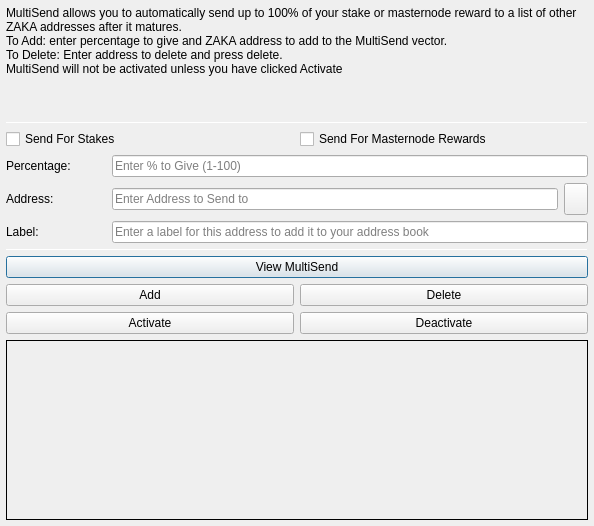
<?xml version="1.0" encoding="UTF-8"?>
<ui version="4.0">
 <class>MultiSendDialog</class>
 <widget class="QDialog" name="MultiSendDialog">
  <property name="windowModality">
   <enum>Qt::NonModal</enum>
  </property>
  <property name="geometry">
   <rect>
    <x>0</x>
    <y>0</y>
    <width>594</width>
    <height>526</height>
   </rect>
  </property>
  <property name="windowTitle">
   <string>MultiSend</string>
  </property>
  <layout class="QVBoxLayout" name="verticalLayout" stretch="0">
   <property name="leftMargin">
    <number>6</number>
   </property>
   <property name="topMargin">
    <number>6</number>
   </property>
   <property name="rightMargin">
    <number>6</number>
   </property>
   <property name="bottomMargin">
    <number>6</number>
   </property>
   <item>
    <layout class="QVBoxLayout" name="verticalLayout_Main" stretch="1,1,1,0,1,1,1">
     <item>
      <widget class="QLabel" name="label_2">
       <property name="lineWidth">
        <number>1</number>
       </property>
       <property name="text">
        <string>MultiSend allows you to automatically send up to 100% of your stake or masternode reward to a list of other ZAKA addresses after it matures.
To Add: enter percentage to give and ZAKA address to add to the MultiSend vector.
To Delete: Enter address to delete and press delete.
MultiSend will not be activated unless you have clicked Activate</string>
       </property>
       <property name="alignment">
        <set>Qt::AlignLeading|Qt::AlignLeft|Qt::AlignTop</set>
       </property>
       <property name="wordWrap">
        <bool>true</bool>
       </property>
      </widget>
     </item>
     <item>
      <widget class="Line" name="line">
       <property name="minimumSize">
        <size>
         <width>0</width>
         <height>1</height>
        </size>
       </property>
       <property name="maximumSize">
        <size>
         <width>16777215</width>
         <height>1</height>
        </size>
       </property>
       <property name="orientation">
        <enum>Qt::Horizontal</enum>
       </property>
      </widget>
     </item>
     <item>
      <layout class="QVBoxLayout" name="verticalLayout_Settings">
       <item>
        <layout class="QHBoxLayout" name="horizontalLayout">
         <item>
          <widget class="QCheckBox" name="multiSendStakeCheckBox">
           <property name="text">
            <string>Send For Stakes</string>
           </property>
          </widget>
         </item>
         <item>
          <widget class="QCheckBox" name="multiSendMasternodeCheckBox">
           <property name="text">
            <string>Send For Masternode Rewards</string>
           </property>
          </widget>
         </item>
        </layout>
       </item>
       <item>
        <layout class="QHBoxLayout" name="horizontalLayout_6">
         <item>
          <widget class="QLabel" name="label">
           <property name="minimumSize">
            <size>
             <width>100</width>
             <height>0</height>
            </size>
           </property>
           <property name="toolTip">
            <string>Percentage of stake to send</string>
           </property>
           <property name="text">
            <string>Percentage:</string>
           </property>
          </widget>
         </item>
         <item>
          <widget class="QLineEdit" name="multiSendPercentEdit">
           <property name="toolTip">
            <string>Enter whole numbers 1 - 100</string>
           </property>
           <property name="placeholderText">
            <string>Enter % to Give (1-100)</string>
           </property>
          </widget>
         </item>
        </layout>
       </item>
       <item>
        <layout class="QHBoxLayout" name="horizontalLayout_7">
         <item>
          <widget class="QLabel" name="label_5">
           <property name="minimumSize">
            <size>
             <width>100</width>
             <height>0</height>
            </size>
           </property>
           <property name="toolTip">
            <string>Address to send portion of stake to</string>
           </property>
           <property name="text">
            <string>Address:</string>
           </property>
          </widget>
         </item>
         <item>
          <widget class="QLineEdit" name="multiSendAddressEdit">
           <property name="toolTip">
            <string/>
           </property>
           <property name="placeholderText">
            <string>Enter Address to Send to</string>
           </property>
          </widget>
         </item>
         <item>
          <widget class="QToolButton" name="addressBookButton">
           <property name="maximumSize">
            <size>
             <width>16777215</width>
             <height>32</height>
            </size>
           </property>
           <property name="toolTip">
            <string>Choose an address from the address book</string>
           </property>
           <property name="text">
            <string/>
           </property>
           <property name="icon">
            <iconset resource="../zaka.qrc">
             <normaloff>:/icons/address-book</normaloff>:/icons/address-book</iconset>
           </property>
           <property name="shortcut">
            <string>Alt+A</string>
           </property>
          </widget>
         </item>
        </layout>
       </item>
      </layout>
     </item>
     <item>
      <layout class="QHBoxLayout" name="horizontalLayout_3">
       <item>
        <widget class="QLabel" name="label_3">
         <property name="minimumSize">
          <size>
           <width>100</width>
           <height>0</height>
          </size>
         </property>
         <property name="text">
          <string>Label:</string>
         </property>
        </widget>
       </item>
       <item>
        <widget class="QLineEdit" name="labelAddressLabelEdit">
         <property name="placeholderText">
          <string>Enter a label for this address to add it to your address book</string>
         </property>
        </widget>
       </item>
      </layout>
     </item>
     <item>
      <widget class="Line" name="line_2">
       <property name="minimumSize">
        <size>
         <width>0</width>
         <height>1</height>
        </size>
       </property>
       <property name="maximumSize">
        <size>
         <width>16777215</width>
         <height>1</height>
        </size>
       </property>
       <property name="orientation">
        <enum>Qt::Horizontal</enum>
       </property>
      </widget>
     </item>
     <item>
      <layout class="QVBoxLayout" name="verticalLayout_Buttons">
       <item>
        <layout class="QHBoxLayout" name="horizontalLayout_4">
         <item>
          <widget class="QPushButton" name="viewButton">
           <property name="toolTip">
            <string/>
           </property>
           <property name="statusTip">
            <string>View MultiSend Vector</string>
           </property>
           <property name="text">
            <string>View MultiSend</string>
           </property>
          </widget>
         </item>
        </layout>
       </item>
       <item>
        <layout class="QHBoxLayout" name="horizontalLayout_2">
         <item>
          <widget class="QPushButton" name="addButton">
           <property name="toolTip">
            <string/>
           </property>
           <property name="statusTip">
            <string>Add to MultiSend Vector</string>
           </property>
           <property name="text">
            <string>Add</string>
           </property>
          </widget>
         </item>
         <item>
          <widget class="QPushButton" name="deleteButton">
           <property name="toolTip">
            <string/>
           </property>
           <property name="statusTip">
            <string>Delete Address From MultiSend Vector</string>
           </property>
           <property name="text">
            <string>Delete</string>
           </property>
          </widget>
         </item>
        </layout>
       </item>
       <item>
        <layout class="QHBoxLayout" name="horizontalLayout_5">
         <item>
          <widget class="QPushButton" name="activateButton">
           <property name="statusTip">
            <string>Activate MultiSend</string>
           </property>
           <property name="text">
            <string>Activate</string>
           </property>
          </widget>
         </item>
         <item>
          <widget class="QPushButton" name="disableButton">
           <property name="statusTip">
            <string>Deactivate MultiSend</string>
           </property>
           <property name="text">
            <string>Deactivate</string>
           </property>
          </widget>
         </item>
        </layout>
       </item>
      </layout>
     </item>
     <item>
      <widget class="QLabel" name="message">
       <property name="minimumSize">
        <size>
         <width>0</width>
         <height>180</height>
        </size>
       </property>
       <property name="frameShape">
        <enum>QFrame::Panel</enum>
       </property>
       <property name="frameShadow">
        <enum>QFrame::Plain</enum>
       </property>
       <property name="lineWidth">
        <number>1</number>
       </property>
       <property name="midLineWidth">
        <number>1</number>
       </property>
       <property name="text">
        <string/>
       </property>
       <property name="alignment">
        <set>Qt::AlignLeading|Qt::AlignLeft|Qt::AlignTop</set>
       </property>
       <property name="wordWrap">
        <bool>true</bool>
       </property>
      </widget>
     </item>
    </layout>
   </item>
  </layout>
 </widget>
 <resources>
  <include location="../zaka.qrc"/>
 </resources>
 <connections/>
</ui>
